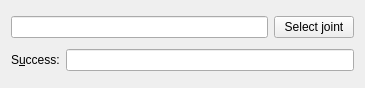
<?xml version="1.0" encoding="UTF-8"?>
<ui version="4.0">
 <class>Form</class>
 <widget class="QWidget" name="Form">
  <property name="geometry">
   <rect>
    <x>0</x>
    <y>0</y>
    <width>365</width>
    <height>88</height>
   </rect>
  </property>
  <property name="windowTitle">
   <string>Academy commander</string>
  </property>
  <layout class="QVBoxLayout" name="verticalLayout">
   <item>
    <layout class="QHBoxLayout" name="horizontalLayout">
     <item>
      <widget class="QLineEdit" name="joint_name"/>
     </item>
     <item>
      <widget class="QPushButton" name="select">
       <property name="text">
        <string>Select joint</string>
       </property>
      </widget>
     </item>
    </layout>
   </item>
   <item>
    <layout class="QHBoxLayout" name="horizontalLayout_2">
     <item>
      <widget class="QLabel" name="label">
       <property name="text">
        <string>S&amp;uccess:</string>
       </property>
       <property name="buddy">
        <cstring>success</cstring>
       </property>
      </widget>
     </item>
     <item>
      <widget class="QLineEdit" name="success">
       <property name="readOnly">
        <bool>true</bool>
       </property>
      </widget>
     </item>
    </layout>
   </item>
  </layout>
 </widget>
 <resources/>
 <connections/>
</ui>
